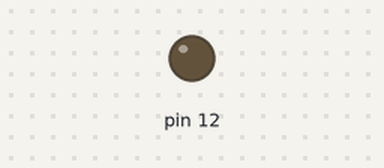
A sketch run on a simulated Arduino Uno, built with avr-gcc and run on an emulated ATmega328P. Parts: output pins drawn as LEDs (lit = HIGH).

Above: at 0.6 s.
At 4.5 s:
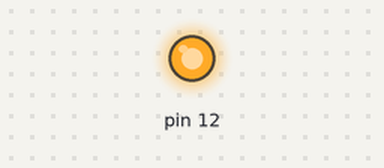
Timing chart, 0 to 6.0 s (numbered marks = the images above):
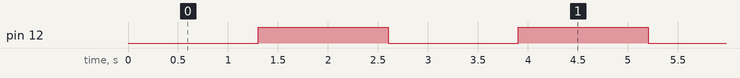

The sketch:

Servor_Motor_1.ino
```cpp
const uint8_t SERVO_MOTOR = 12U;
void setup() {
  // put your setup code here, to run once:
  Serial.begin(115200UL);
  pinMode(SERVO_MOTOR, OUTPUT);
}

void loop() {
  // put your main code here, to run repeatedly:
  for(int i=0; i<256; i += 10){
    analogWrite(SERVO_MOTOR, i); // PULSE WIDTH 펄스의 폭
    delay(100UL); //서보의 속도 -> Frequency  빈도
  }
}
```

Measured:
- by itself, pin 12: alternates HIGH for 1.3 s and LOW for 1.3 s
